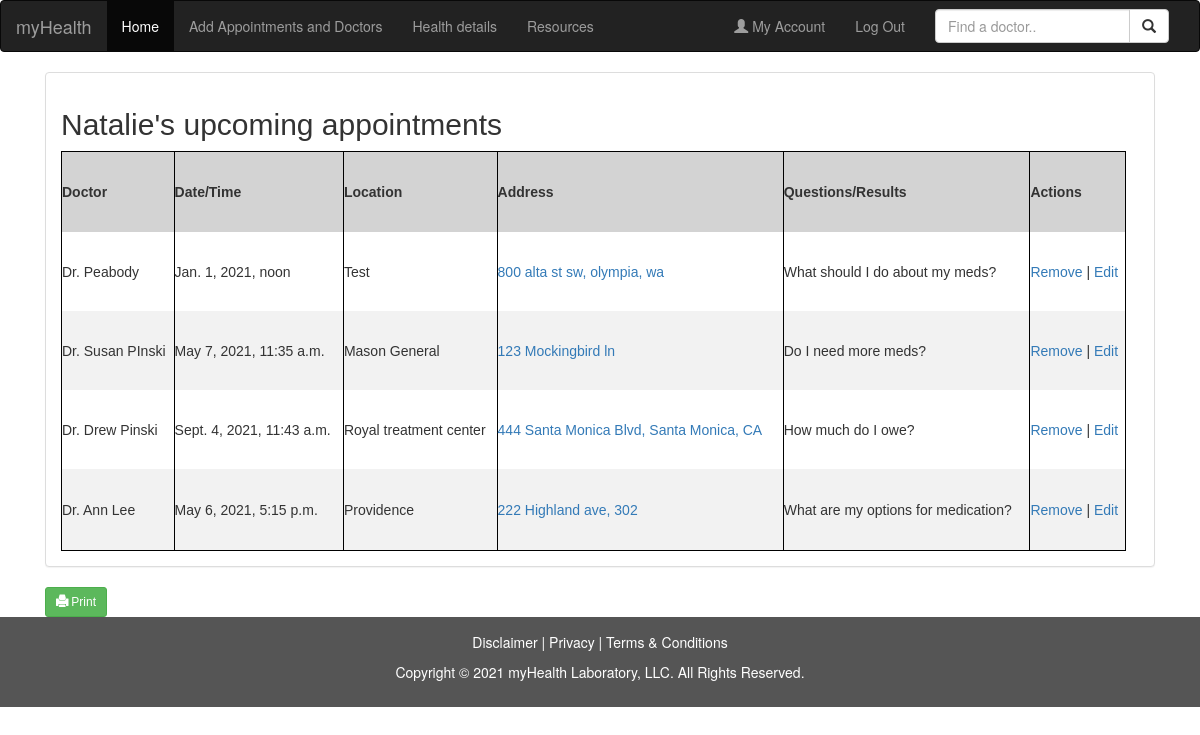
/dashboard (signed in), run on the app's committed database.
### main_app/models.py (models this page shows)
class User(models.Model):
    first_name = models.CharField(max_length=45)
    last_name = models.CharField(max_length=45)
    email = models.CharField(max_length=45)
    password = models.CharField(max_length=45)
    created_at = models.DateTimeField(auto_now_add=True)
    updated_at = models.DateTimeField(auto_now=True)
    objects = UserManager()    # LINKS THE MANAGER TO THE USER CLASS

class Appointment(models.Model):
    appt_date = models.DateTimeField(auto_now=False)
    ordering = ['-appt_date']
    purpose = models.CharField(max_length=255)
    question = models.CharField(max_length=255)
    created_at = models.DateTimeField(auto_now_add=True)
    updated_at = models.DateTimeField(auto_now=True)
    doctor = models.ForeignKey(Doctor, related_name="appointments", on_delete = models.CASCADE)
    user = models.ForeignKey(User, related_name="appointments", on_delete = models.CASCADE)

class Doctor(models.Model):
    dr_name = models.CharField(max_length=255)
    hospital_name = models.CharField(max_length=255)
    specialty = models.CharField(max_length=255)
    address = models.CharField(max_length=255)
    phone = models.CharField(max_length=45)
    created_at = models.DateTimeField(auto_now_add=True)
    updated_at = models.DateTimeField(auto_now=True)
    user = models.ForeignKey(User, related_name="doctors", on_delete = models.CASCADE)

### main_app/views.py (the view)
# urls.py: path('dashboard', views.dashboard),
def dashboard(request): # DISPLAYS THE dashboard PAGE WITH OUR USERNAME
    if "id" not in request.session:
        return redirect("/")
    context = {
        "logged_in_user" : User.objects.get(id=request.session['id']),   #ADDS USER SESSION OBJECT
    }
    return render(request, "dashboard.html", context)

### main_app/templates/dashboard.html (shortened to what this page needs)
<!DOCTYPE html>
<html lang="en">
<head>
    {% load static %}
    <link rel="stylesheet" href="{% static 'css/style.css' %}">
  <link rel="stylesheet" href="https://maxcdn.bootstrapcdn.com/bootstrap/3.4.1/css/bootstrap.min.css">
</head>
<body>
    <nav class="navbar navbar-inverse">
        <div class="container-fluid">
          <div class="navbar-header">
            <a class="navbar-brand" href="#">myHealth</a>
          </div>
          <div class="collapse navbar-collapse" id="myNavbar">
            <ul class="nav navbar-nav">
              <li class="active"><a href="#">Home</a></li>
              <li><a href="/appointment">Add Appointments and Doctors</a></li>
              <li><a href="/health">Health details</a></a></li>
              <li><a href="/resources">Resources</a></li>
            </ul>
            <form class="navbar-form navbar-right" role="search">
              <div class="form-group input-group">
                <input type="text" class="form-control" placeholder="Find a doctor..">
                <span class="input-group-btn">
                  <button class="btn btn-default" type="button">
                    <span class="glyphicon glyphicon-search"></span>
                  </button>
                </span>
              </div>
            </form>
            <ul class="nav navbar-nav navbar-right">
              <li><a href="/profile"><span class="glyphicon glyphicon-user"></span> My Account</a></li>
              <li><a href="/logout">Log Out</a></li>
            </ul>
          </div>
        </div>
      </nav>
        <div class="container">
            <div class="col-sm-12">
                <div class="panel panel-default text-center">
                  <div class="panel-body">
                  <div class="dash_header">
                      <h2>{{logged_in_user.first_name}}'s upcoming appointments</h2>
                    </div>
                    <div class="appt_container">
        <table class="appt">
            <th>Doctor</th>
            <th>Date/Time</th>
            <th>Location</th>
            <th>Address</th>
            <th>Questions/Results</th>
            <th>Actions</th>
            <tbody>
                {% for appointment in logged_in_user.appointments.all %}
                <tr>
                    <td>{{appointment.doctor.dr_name}}</td>
                    <td>{{appointment.appt_date}}</td>
                    <td> {{appointment.doctor.hospital_name}}</td>
                    <td> <a href="https://www.google.com/search?q=directions {{appointment.doctor.address}}" target = “_blank”>{{appointment.doctor.address}}</a></td>
                    <td> {{appointment.question}}</td>
                    <td> <a href="/appointment/{{appointment.id}}/remove">Remove</a> | <a href="/appointment/{{appointment.id}}/edit">Edit</a>
                    </td>
                    {% endfor %}
            </tbody>
        </table>
    </div>
</div>
</div>
<a href="#" class="btn btn-success btn-sm">
<span class="glyphicon glyphicon-print"></span> Print
</a>
</div>
</div>
    <footer class="container-fluid text-center">
        <p>Disclaimer | Privacy | Terms & Conditions </p>
        <p> Copyright © 2021 myHealth Laboratory, LLC. All Rights Reserved. </p>
      </footer>
</body>
</html>

### main_app/static/css/style.css (style rules this page uses)
.container { display: block; justify-content: start; width: 970px; min-height: 500px; font-family: sans-serif; }
.container span { font-weight: bold; }
.appt_container { display: flex; justify-content: flex-start; width: 1065px; min-height: 400px; font-family: sans-serif; }
.container table { text-align: left; width: 100%; }
.dash_header { text-align: left; width: 700px; }
.appt { border: 1px solid black; text-align: left; border-collapse: collapse; width: 80%; }
.appt th { background-color: lightgray; border-right: 1px solid black; }
.appt td { border-right: 1px solid black; }
.appt tr:nth-child(even) { background-color: #f2f2f2; }
footer { background-color: #555; color: white; padding: 15px; }

### data on the page
User: first_name "Natalie"
Appointment: doctor.dr_name "Dr. Peabody", appt_date "Jan. 1, 2021, noon", doctor.hospital_name "Test", doctor.address "800 alta st sw, olympia, wa", question "What should I do about my meds?"
Appointment: doctor.dr_name "Dr. Susan PInski", appt_date "May 7, 2021, 11:35 a.m.", doctor.hospital_name "Mason General", doctor.address "123 Mockingbird ln", question "Do I need more meds?"
Appointment: doctor.dr_name "Dr. Drew Pinski", appt_date "Sept. 4, 2021, 11:43 a.m.", doctor.hospital_name "Royal treatment center", doctor.address "444 Santa Monica Blvd, Santa Monica, CA", question "How much do I owe?"
Appointment: doctor.dr_name "Dr. Ann Lee", appt_date "May 6, 2021, 5:15 p.m.", doctor.hospital_name "Providence", doctor.address "222 Highland ave, 302", question "What are my options for medication?"
